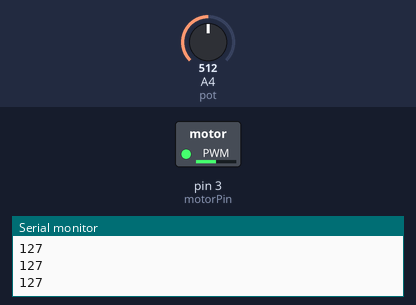
This sketch was run on a simulated Arduino Uno, built with avr-gcc and run on an emulated ATmega328P. On the bench: switched loads named in the sketch (green lamp = pin HIGH), the last lines printed to the serial monitor. The inputs (shaded band) are chosen by the test bench; at power-on: A4 (pot) = 512.

Above: at 1.2 s.
1.3 s: A4 (pot) set to 716
At 1.8 s:
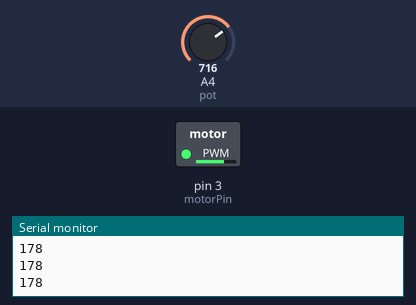
2.8 s: A4 (pot) set to 900
At 4.0 s:
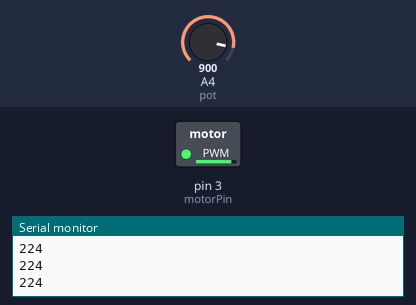
4.3 s: A4 (pot) set to 122
At 5.1 s:
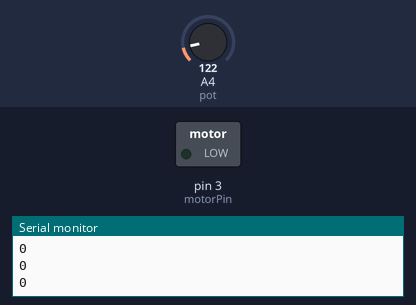
5.8 s: A4 (pot) set to 191
7.3 s: A4 (pot) set to 211
At 8.5 s:
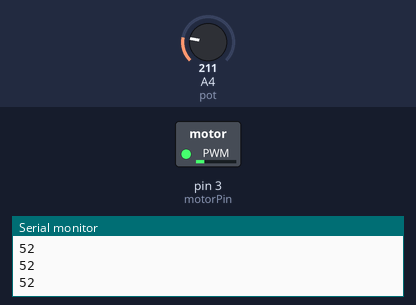
8.8 s: A4 (pot) set to 40
At 9.6 s:
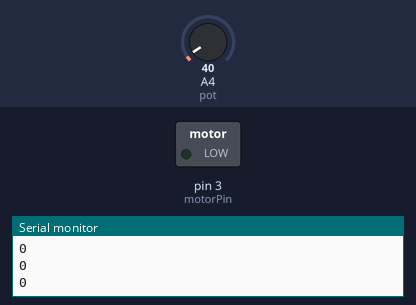
Timing chart, 0 to 11.3 s (numbered marks = the images above; inputs shaded):
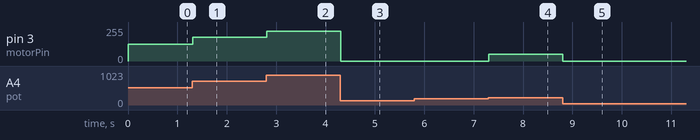

The sketch:

tip120.ino
```cpp
int motorPin = 3;       // the pin that the motor is attached to
int pot = A4;     // potentiometer is connected to analog pin 0

void setup()  {
  // declare pin 3 and A0 to be an output and input respectively:
  pinMode(motorPin, OUTPUT);
  pinMode(pot, INPUT);
  Serial.begin(9600);          //  setup serial
}

int getPotValue() {
  int potAnValue = analogRead(pot);    // read the input pin
  int potPWMValue = map(potAnValue, 0, 1023, 0, 255); // mapping to get 0 to 255
  if (potPWMValue < 50)
    potPWMValue = 0;
  else
    potPWMValue = min(potPWMValue, 255);
  // below PWM value 50 use 0 to avoid rough run
  return potPWMValue;
}

// the loop routine runs over and over again forever:
void loop()  {
  // set the PWM value on pin 3 for motor speed control
  analogWrite(motorPin, getPotValue());
  // print out getPotValue to serial monitor
  Serial.println(getPotValue());
  // 20 ms delay (can add noticible delay if over 200ms)
  delay(20);
}
```

Measured:
- the behaviour switches between 200 and 201 on A4 (pot) (found by bisection; images 3 and 4)
- after the input at 1.3 s, pin 3 (motorPin): 127/255 → 178/255 at once
- after the input at 2.8 s, pin 3 (motorPin): 178/255 → 224/255 at once
- after the input at 4.3 s, pin 3 (motorPin): 224/255 → 0/255 at once
- after the input at 7.3 s, pin 3 (motorPin): 0/255 → 52/255 at once
- after the input at 8.8 s, pin 3 (motorPin): 52/255 → 0/255 at once
